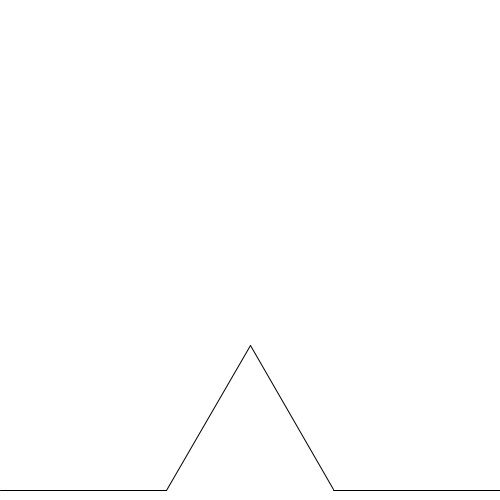
Frame 1 (no input)
Frame 60 (the mouse pressed at the canvas centre just before this capture): identical to frame 1, image omitted
Frame 120 (the mouse held since frame 60 and released just before this capture): identical to frame 1, image omitted

The Processing sketch that drew this single still picture (run headless with seeded random() and noise(); from frame 60 on, the mouse is pressed at the canvas centre):

// Processing sketch: koch
// ── koch.pde
void setup(){
  size(500,500);
}

void drawKoch(int level, float length){
   if(0 == level){
      line(0, 0, length, 0);
      return;
   }
   
   drawKoch(--level, length /=3);
   
   pushMatrix();
   translate(length, 0);
   rotate(-PI /3);
   drawKoch(level, length);
   popMatrix();
   
   pushMatrix();
   translate(1.5*length, length*sin(-PI/3));
   rotate(PI/3);
   drawKoch(level, length);
   popMatrix();
   
   pushMatrix();
   translate(2*length,0);
   drawKoch(level, length);
   popMatrix();
}

void draw(){
 
  background(255);
  text("n= 1", 10,30);
  translate(0, height-10);
  drawKoch(1, float(width));
}
